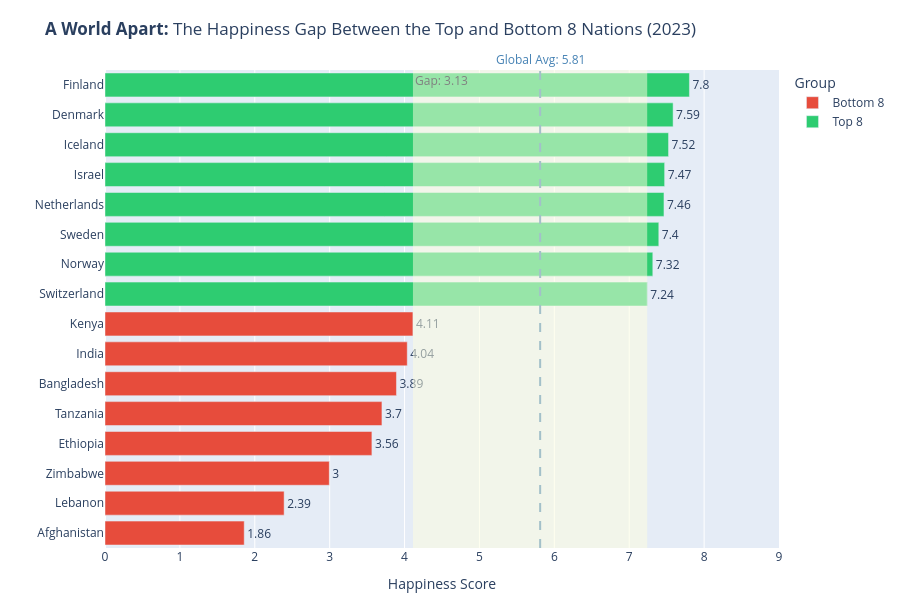

The code cell stored with this chart in its notebook:
### Markdown cell above
---
## Task 2 — Bottom vs. Top: A Contrast Story

**What to build:** A bar chart that highlights the **gap between the happiest and least happy countries**, focusing on a specific insight.

**Requirements:**
- Show the **top 8 AND bottom 8 countries** together (16 bars total)
- Use **colour** to distinguish the two groups (not Plotly's default rainbow)
- Add a **visual separator or annotation** that emphasises the gap
- Insight title that tells the story of the gap

**Hint:** Use `pd.concat([df.nlargest(8,'Happiness_Score'), df.nsmallest(8,'Happiness_Score')])` to get both groups.

**Stretch goal:** Add a vertical reference line showing the global average.

### Code cell
# Task 2: Top 8 vs. Bottom 8 contrast
# ------------------------------------

# Step 1: Get top and bottom countries
top8 = df.nlargest(8, 'Happiness_Score').copy()
top8['Group'] = 'Top 8'
bottom8 = df.nsmallest(8, 'Happiness_Score').copy()
bottom8['Group'] = 'Bottom 8'

combined = pd.concat([bottom8, top8]).sort_values('Happiness_Score')
global_avg = df['Happiness_Score'].mean()
print(f"Global average: {global_avg:.2f}")

colors = combined['Group'].map({'Top 8': '#2ecc71', 'Bottom 8': '#e74c3c'})
fig = go.Figure()

for group, color in [('Bottom 8', '#e74c3c'), ('Top 8', '#2ecc71')]:
    mask = combined['Group'] == group
    fig.add_trace(go.Bar(
        x=combined.loc[mask, 'Happiness_Score'],
        y=combined.loc[mask, 'Country'],
        orientation='h',
        name=group,
        marker_color=color,
        text=combined.loc[mask, 'Happiness_Score'].round(2),
        textposition='outside'
    ))

# Global average line
fig.add_vline(
    x=global_avg,
    line_dash='dash',
    line_color='steelblue',
    line_width=2,
    annotation_text=f'Global Avg: {global_avg:.2f}',
    annotation_position='top',
    annotation_font_color='steelblue'
)

# Gap annotation
gap = combined[combined['Group'] == 'Top 8']['Happiness_Score'].min() - \
      combined[combined['Group'] == 'Bottom 8']['Happiness_Score'].max()

fig.add_vrect(
    x0=combined[combined['Group'] == 'Bottom 8']['Happiness_Score'].max(),
    x1=combined[combined['Group'] == 'Top 8']['Happiness_Score'].min(),
    fillcolor='lightyellow',
    opacity=0.5,
    line_width=0,
    annotation_text=f'Gap: {gap:.2f}',
    annotation_position='top left',
    annotation_font_color='gray'
)

fig.update_layout(
    title='<b>A World Apart:</b> The Happiness Gap Between the Top and Bottom 8 Nations (2023)',
    xaxis=dict(title='Happiness Score', range=[0, 9]),
    yaxis=dict(title=''),
    height=600,
    legend=dict(title='Group'),
    margin=dict(l=10, r=100, t=70, b=40),
    barmode='overlay'
)

fig.show()

### Figure 1 — Plotly figure (JSON) as saved in the notebook; plotly's stock layout.template omitted (floating-point values rounded to 4 significant figures)
{"data": [{"marker": {"color": "#e74c3c"}, "name": "Bottom 8", "orientation": "h", "text": [1.86, 2.39, 3.0, 3.56, 3.7, 3.89, 4.04, 4.11], "textposition": "outside", "type": "bar", "x": [1.859, 2.392, 2.995, 3.564, 3.698, 3.892, 4.036, 4.112], "y": ["Afghanistan", "Lebanon", "Zimbabwe", "Ethiopia", "Tanzania", "Bangladesh", "India", "Kenya"]}, {"marker": {"color": "#2ecc71"}, "name": "Top 8", "orientation": "h", "text": [7.24, 7.32, 7.4, 7.46, 7.47, 7.52, 7.59, 7.8], "textposition": "outside", "type": "bar", "x": [7.24, 7.315, 7.395, 7.464, 7.473, 7.525, 7.586, 7.804], "y": ["Switzerland", "Norway", "Sweden", "Netherlands", "Israel", "Iceland", "Denmark", "Finland"]}], "layout": {"annotations": [{"font": {"color": "steelblue"}, "showarrow": false, "text": "Global Avg: 5.81", "x": 5.811, "xanchor": "center", "xref": "x", "y": 1, "yanchor": "bottom", "yref": "y domain"}, {"font": {"color": "gray"}, "showarrow": false, "text": "Gap: 3.13", "x": 4.112, "xanchor": "left", "xref": "x", "y": 1, "yanchor": "top", "yref": "y domain"}], "barmode": "overlay", "height": 600, "legend": {"title": {"text": "Group"}}, "margin": {"b": 40, "l": 10, "r": 100, "t": 70}, "shapes": [{"line": {"color": "steelblue", "dash": "dash", "width": 2}, "type": "line", "x0": 5.811, "x1": 5.811, "xref": "x", "y0": 0, "y1": 1, "yref": "y domain"}, {"fillcolor": "lightyellow", "line": {"width": 0}, "opacity": 0.5, "type": "rect", "x0": 4.112, "x1": 7.24, "xref": "x", "y0": 0, "y1": 1, "yref": "y domain"}], "title": {"text": "<b>A World Apart:</b> The Happiness Gap Between the Top and Bottom 8 Nations (2023)"}, "xaxis": {"range": [0, 9], "title": {"text": "Happiness Score"}}, "yaxis": {"title": {"text": ""}}}}
